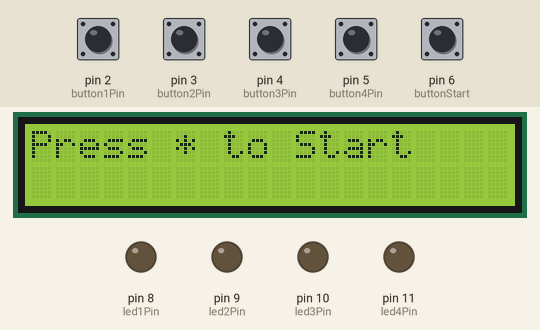
Bench run of a sketch on a simulated Arduino Uno, built with avr-gcc and run on an emulated ATmega328P. Shown: 20×2 character LCD, output pins drawn as LEDs (lit = HIGH). The test bench sets the inputs (shaded band); at power-on: pin 2 (button1Pin), pin 3 (button2Pin), pin 4 (button3Pin), pin 5 (button4Pin), pin 6 (buttonStart) LOW. Random numbers use the default seed unless the sketch sets one; what the sketch prints to the serial monitor is not drawn.

Above: at 1.2 s.
1.3 s: pin 6 (buttonStart) pulled HIGH for 0.15 s
At 2.1 s:
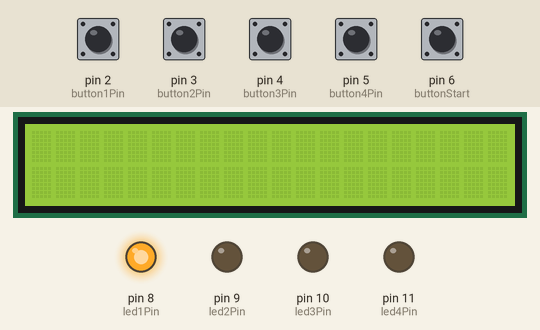
4.4 s: pin 2 (button1Pin) pulled HIGH for 0.15 s
At 6.1 s:
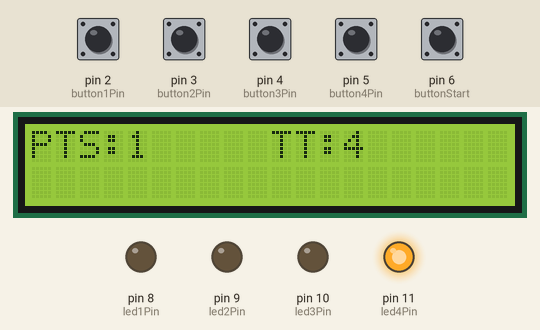
7.5 s: pin 3 (button2Pin) pulled HIGH for 0.15 s
At 8.7 s:
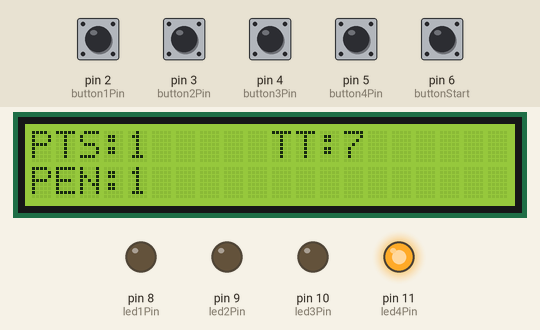
10.6 s: pin 4 (button3Pin) pulled HIGH for 0.15 s
At 12.1 s:
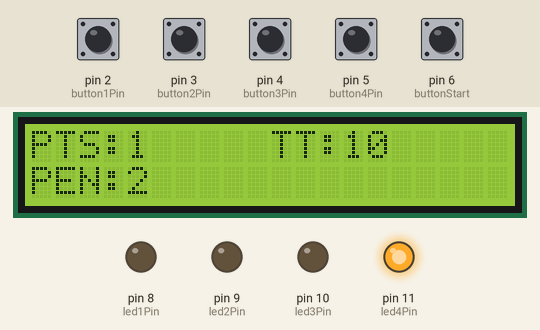
13.7 s: pin 5 (button4Pin) pulled HIGH for 0.15 s
At 15.1 s:
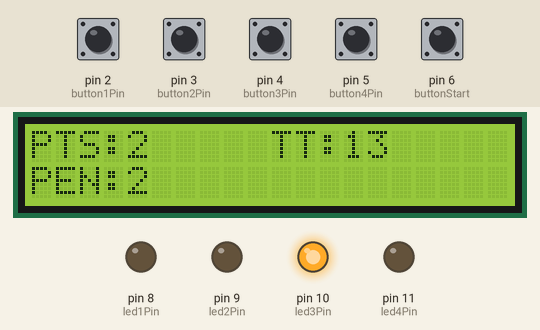
16.8 s: pin 2 (button1Pin) pulled HIGH for 1 s
At 18.5 s:
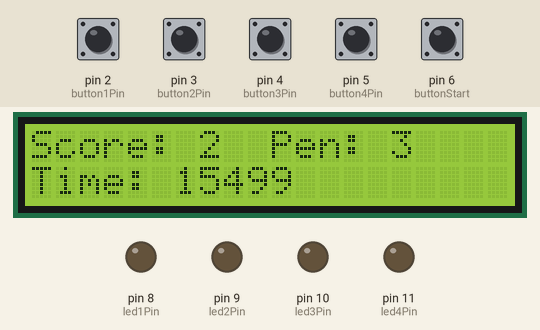
Timing chart, 0 to 20.0 s (numbered marks = the images above; inputs shaded):
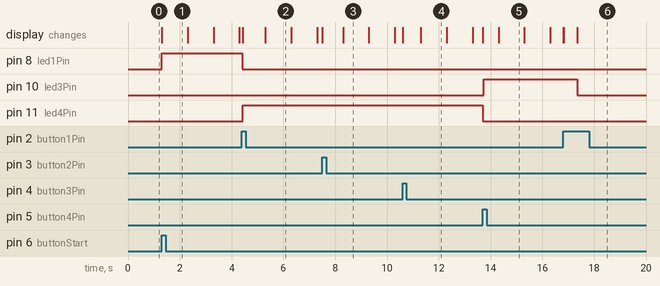

The sketch:

RRR_state_machine_v9.ino
```cpp
#define MAX_NUM_PENALTIES 3
#define TOTAL_NUM_BUTTONS 6
#define INTERVAL 10000
#define DEBOUNCE 2000

#include <LiquidCrystal_I2C.h>

enum State {
  state_idle,
  state_running,
  state_activateButton,
  state_gameOver,
  state_gameFinished,
} curr_state, prev_state;

unsigned long startTime;           // time the game started
unsigned long timePassed;          // time passed in the game
unsigned long timePassedSeconds;   // for printing time in seconds
unsigned long prevTimePassedSeconds;      // this variable is only used for comparison with timePassed to see if we need to refresh the screen
unsigned long currentButtonTime;   // time for this specific button in milliseconds
unsigned long currentButtonTimeSeconds;
int           numPenalties;        // how many penalties were incurred as of right now?
int           buttonsRunningTotal; // keep track of how many "chances" there were to press a button
long          randomNumber;        // For choosing a light 1 - 4 to light up
int           pointsEarned;      // Number of buttons successfully pressed

// Code for Each Physical Button and Color Spectrum LED
int button1Pin = 2;
int button2Pin = 3;
int button3Pin = 4;
int button4Pin = 5;
int buttonStart = 6; // this button functions to both start the game from idle mode, and to return to idle mode from end mode

bool button1State; // will tell us if button high or low
long button1_timeHigh; // will be used for debouncing: how long since it changed state to being pressed?

bool button2State; // will tell us if button high or low
long button2_timeHigh; // will be used for debouncing: how long since it changed state to being pressed?

bool button3State; // will tell us if button high or low
long button3_timeHigh; // will be used for debouncing: how long since it changed state to being pressed?

bool button4State; // will tell us if button high or low
long button4_timeHigh; // will be used for debouncing: how long since it changed state to being pressed?

int led1Pin = 8;
int led2Pin = 9;
int led3Pin = 10;
int led4Pin = 11;

// Code for Initializing the Display
LiquidCrystal_I2C lcd = LiquidCrystal_I2C(0x27, 20, 2); // can change to 0x27, 20, 4 for 4 row LCD

void setup() {

  // Initialize the PRNG
  // if analog input pin 0 is left unconnected, random analog noise will call to randomSeed() to generate different seed numbers each time the sketch runs
  randomSeed(analogRead(0));

  // Initialize State Machine State Variables
  prev_state = state_gameOver;
  curr_state = state_idle;


  // Initialize Buttons
  pinMode(button1Pin, INPUT);
  pinMode(button2Pin, INPUT);
  pinMode(button3Pin, INPUT);
  pinMode(button4Pin, INPUT);
  pinMode(buttonStart, INPUT);

  // Initialize LEDs
  pinMode(led1Pin, OUTPUT);
  pinMode(led2Pin, OUTPUT);
  pinMode(led3Pin, OUTPUT);
  pinMode(led4Pin, OUTPUT);
  digitalWrite(led1Pin, LOW);
  digitalWrite(led2Pin, LOW);
  digitalWrite(led3Pin, LOW);
  digitalWrite(led4Pin, LOW);

  // Begin Serial for Debugging
  Serial.begin(9600);

  //Initiate LCD Display:
  lcd.init();
  lcd.backlight();

  //Set time elapsed to 0 to start the game...
  timePassed     = 0;
  prevTimePassedSeconds = 0;
}

void loop() {
  switch(curr_state) {

//-------------------------------------------------------------------------------------------------------------------------------------------------------------------------------------------

    case state_idle:
      // This If Statement is ONLY for making sure our serial display (debugging) isn't flooded with writes
      if (prev_state != curr_state) {
        Serial.println("state: idle");
        prev_state = curr_state;

        //Display update code belongs here to prevent constant refresh
        lcd.clear();
        lcd.setCursor(0,0);
        lcd.print("Press * to Start");
      }

      if(digitalRead(buttonStart) == HIGH) { // if button 1 is being pressed then start!
        curr_state = state_activateButton;

        // Transition code
        startTime               = millis();
        prevTimePassedSeconds   = 0;
        numPenalties            = 0;
        buttonsRunningTotal     = 0;
        pointsEarned            = 0;

        //New game started, therefore initialize all time since previous button pressed to "0" (see millis() and debounce behavior)
        button1_timeHigh = 0;
        button2_timeHigh = 0;
        button3_timeHigh = 0;
        button4_timeHigh = 0;

        lcd.clear();
        break;
      }
      break;

//-------------------------------------------------------------------------------------------------------------------------------------------------------------------------------------------

    case state_activateButton:
      // This If Statement is ONLY for making sure our serial display (debugging) isn't flooded with writes
      if (prev_state != curr_state) {
        Serial.println("state: activate button");
        prev_state = curr_state;
      }

      if (buttonsRunningTotal >= TOTAL_NUM_BUTTONS) {
        curr_state = state_gameFinished;
        break;
      }

      randomNumber = random(4) + 1;
//      lcd.setCursor(0,0);
//      lcd.print(randomNumber);
//      lcd.setCursor(0,1);
//      lcd.print(numPenalties);
      switch(randomNumber) {
        case 1:
          Serial.println("\tTurning LED 1 On");
          digitalWrite(led1Pin, HIGH);
          break;
        case 2:
          Serial.println("\tTurning LED 2 On");
          digitalWrite(led2Pin, HIGH);
          break;
        case 3:
          Serial.println("\tTurning LED 3 On");
          digitalWrite(led3Pin, HIGH);
          break;
        case 4:
          Serial.println("\tTurning LED 4 On");
          digitalWrite(led4Pin, HIGH);
          break;
      }
      currentButtonTime = millis(); // this is a generic variable to track how long whatever button it was has been on

      curr_state = state_running;
      break;

//-------------------------------------------------------------------------------------------------------------------------------------------------------------------------------------------

    case state_running:
      // This If Statement is ONLY for making sure our serial display (debugging) isn't flooded with writes
      if (prev_state != curr_state) {
        Serial.println("state: running");
        prev_state = curr_state;
      }
      /* Check for the following in the following order:
       *  Reset Pressed? --> to idle state
       *  Time Passed? (false) --> Button Pressed (true) --> Max penalties Reached
       *    Button Pressed? (false) --> dont change anything pass through the state machine again OR (true) --> Increment num of buttons pressed and go back to activate button
       *    Max Penalties Reached? (false) --> increment number of penalties and move into activateButton state OR (true) --> move into gameOver state
       */

       // Write the current total running time to the LCD
       timePassed = millis() - startTime;
       timePassedSeconds = (timePassed / 1000);
       if (timePassedSeconds != prevTimePassedSeconds) {
         lcd.setCursor(10,0);
         lcd.print("TT:");
         lcd.print(timePassedSeconds);
       }


      if((millis() - currentButtonTime) > INTERVAL) {
        numPenalties++;
        buttonsRunningTotal++;
        lcd.setCursor(0, 1);
        lcd.print("PEN:");
        lcd.print(numPenalties);
        Serial.println("\tTime Passed and button not pressed...");
        switch(randomNumber) {
          case 1:
            Serial.println("\tTurning LED Off");
            digitalWrite(led1Pin, LOW);
            break;
          case 2:
            Serial.println("\tTurning LED Off");
            digitalWrite(led2Pin, LOW);
            break;
          case 3:
            Serial.println("\tTurning LED Off");
            digitalWrite(led3Pin, LOW);
            break;
          case 4:
            Serial.println("\tTurning LED Off");
            digitalWrite(led4Pin, LOW);
            break;
        }
        if (numPenalties >= MAX_NUM_PENALTIES) {
          curr_state = state_gameOver;
        } else {
          curr_state = state_activateButton;
        }
        break;
      }

      button1State = digitalRead(button1Pin);
      //Debouncing
      if (button1State == HIGH) {                        // if the button reads high
        if ((millis() - button1_timeHigh) <= DEBOUNCE) { // if less than DEBOUNCE time has passed since we last triggered "high"
          button1State = LOW;                            // ignore the press for this iteration around
        }
      }

      button2State = digitalRead(button2Pin);
      //Debouncing
      if (button2State == HIGH) {                        // if the button reads high
        if ((millis() - button2_timeHigh) <= DEBOUNCE) { // if less than DEBOUNCE time has passed since we last triggered "high"
          button2State = LOW;                            // ignore the press for this iteration around
        }
      }

      button3State = digitalRead(button3Pin);
      //Debouncing
      if (button3State == HIGH) {                        // if the button reads high
        if ((millis() - button3_timeHigh) <= DEBOUNCE) { // if less than DEBOUNCE time has passed since we last triggered "high"
          button3State = LOW;                            // ignore the press for this iteration around
        }
      }

      button4State = digitalRead(button4Pin);
      //Debouncing
      if (button4State == HIGH) {                        // if the button reads high
        if ((millis() - button4_timeHigh) <= DEBOUNCE) { // if less than DEBOUNCE time has passed since we last triggered "high"
          button4State = LOW;                            // ignore the press for this iteration around
        }
      }

      if (button1State == HIGH) {
        button1_timeHigh = millis();
        if(randomNumber == 1) {
          // They pressed the right button, so reward them
          Serial.println("\tButton 1 Pressed... Point Earned");
          buttonsRunningTotal++;
          pointsEarned++;
          // Write the number of buttons out ouf 6 to the LCD;
          lcd.setCursor(0, 0);
          lcd.print("PTS:");
          lcd.print(pointsEarned);

          Serial.println("\tTurning LED 1 Off");
          digitalWrite(led1Pin, LOW);
          curr_state = state_activateButton;
          break;
        } else {
          // They pressed the wrong button, so penalize them
          numPenalties++;
          Serial.println("\tButton 1 Pressed Incorrectly... Incrementing Penalties");
          lcd.setCursor(0, 1);
          lcd.print("PEN:");
          lcd.print(numPenalties);
          if (numPenalties >= MAX_NUM_PENALTIES) {
            curr_state = state_gameOver;
            break;
          }
        }
      }

      if (button2State == HIGH) {
        button2_timeHigh = millis();
        if(randomNumber == 2) {
          // They pressed the right button, so reward them
          Serial.println("\tButton 2 Pressed... Point Earned");
          buttonsRunningTotal++;
          pointsEarned++;
          // Write the number of buttons out ouf 6 to the LCD;
          lcd.setCursor(0, 0);
          lcd.print("PTS:");
          lcd.print(pointsEarned);

          Serial.println("\tTurning LED 2 Off");
          digitalWrite(led2Pin, LOW);
          curr_state = state_activateButton;
          break;
        } else {
          // They pressed the wrong button, so penalize them
          numPenalties++;
          Serial.println("\tButton 2 Pressed Incorrectly... Incrementing Penalties");
          lcd.setCursor(0, 1);
          lcd.print("PEN:");
          lcd.print(numPenalties);
          if (numPenalties >= MAX_NUM_PENALTIES) {
            curr_state = state_gameOver;
            break;
          }
        }
      }

      if (button3State == HIGH) {
        button3_timeHigh = millis();
        if(randomNumber == 3) {
          // They pressed the right button, so reward them
          Serial.println("\tButton 3 Pressed... Point Earned");
          buttonsRunningTotal++;
          pointsEarned++;
          // Write the number of buttons out ouf 6 to the LCD;
          lcd.setCursor(0, 0);
          lcd.print("PTS:");
          lcd.print(pointsEarned);

          Serial.println("\tTurning LED 3 Off");
          digitalWrite(led3Pin, LOW);
          curr_state = state_activateButton;
          break;
        } else {
          // They pressed the wrong button, so penalize them
          numPenalties++;
          Serial.println("\tButton 3 Pressed Incorrectly... Incrementing Penalties");
          lcd.setCursor(0, 1);
          lcd.print("PEN:");
          lcd.print(numPenalties);
          if (numPenalties >= MAX_NUM_PENALTIES) {
            curr_state = state_gameOver;
            break;
          }
        }
      }

      if (button4State == HIGH) {
        button4_timeHigh = millis();
        if(randomNumber == 4) {
          // They pressed the right button, so reward them
          Serial.println("\tButton 4 Pressed... Point Earned");
          buttonsRunningTotal++;
          pointsEarned++;
          // Write the number of buttons out ouf 6 to the LCD;
          lcd.setCursor(0, 0);
          lcd.print("PTS:");
          lcd.print(pointsEarned);

          Serial.println("\tTurning LED 4 Off");
          digitalWrite(led4Pin, LOW);
          curr_state = state_activateButton;
          break;
        } else {
          // They pressed the wrong button, so penalize them
          numPenalties++;
          Serial.println("\tButton 4 Pressed Incorrectly... Incrementing Penalties");
          lcd.setCursor(0, 1);
          lcd.print("PEN:");
          lcd.print(numPenalties);
          if (numPenalties >= MAX_NUM_PENALTIES) {
            curr_state = state_gameOver;
            break;
          }
        }
      }

      break;

//-------------------------------------------------------------------------------------------------------------------------------------------------------------------------------------------

    case state_gameOver:
      // This If Statement is ONLY for making sure our serial display (debugging) isn't flooded with writes
      if (prev_state != curr_state) {
        Serial.println("state: game over");
        prev_state = curr_state;

        //Display update code belongs here to prevent constant refresh
        lcd.clear();
        lcd.setCursor(0,0);
        lcd.print("GAME OVER!");
        delay(500);
        lcd.clear();
        lcd.setCursor(0,0);
        lcd.print("Score: ");
        lcd.print(pointsEarned);
        lcd.setCursor(10,0);
        lcd.print("Pen: ");
        lcd.print(numPenalties);
        lcd.setCursor(0,1);
        lcd.print("Time: ");
        lcd.print(timePassed); // total time to run the game
      }

      if (digitalRead(buttonStart) == HIGH) {
        curr_state = state_idle;
        break;
      }

      digitalWrite(led1Pin, LOW);
      digitalWrite(led2Pin, LOW);
      digitalWrite(led3Pin, LOW);
      digitalWrite(led4Pin, LOW);

      break;

//-------------------------------------------------------------------------------------------------------------------------------------------------------------------------------------------

    case state_gameFinished:
      // This If Statement is ONLY for making sure our serial display (debugging) isn't flooded with writes
      if (prev_state != curr_state) {
        Serial.println("state: game completed");
        prev_state = curr_state;

        //Display update code belongs here to prevent constant refresh
        lcd.clear();
        lcd.setCursor(0,0);
        lcd.print("GAME COMPLETE!");
        delay(500);
        lcd.clear();
        lcd.setCursor(0,0);
        lcd.print("Score: ");
        lcd.print(pointsEarned);
        lcd.setCursor(10,0);
        lcd.print("Pen: ");
        lcd.print(numPenalties);
        lcd.setCursor(0,1);
        lcd.print("Time: ");
        lcd.print(timePassed); // total time to run the game
      }

      if (digitalRead(buttonStart) == HIGH) {
        curr_state = state_idle;
        break;
      }

      digitalWrite(led1Pin, LOW);
      digitalWrite(led2Pin, LOW);
      digitalWrite(led3Pin, LOW);
      digitalWrite(led4Pin, LOW);

      break;
  }

  // to prevent the display from refreshing so often, let's update a variable called previous number of penalties to see if we need to refresh the screen the next time through the loop
  prevTimePassedSeconds = timePassedSeconds;
}
```

Measured:
- after the input at 1.3 s, pin 8 (led1Pin): LOW → HIGH at once; the display: changes at once (image 1)
- after the input at 4.4 s, pin 8 (led1Pin): HIGH → LOW at once; pin 11 (led4Pin): LOW → HIGH at once
- after the input at 13.7 s, pin 10 (led3Pin): LOW → HIGH at once
- after the input at 16.8 s, pin 10 (led3Pin): HIGH → LOW after 0.55 s
- what the display in image 2 shows lasts 1.0 s, from 5.3 s to 6.3 s
